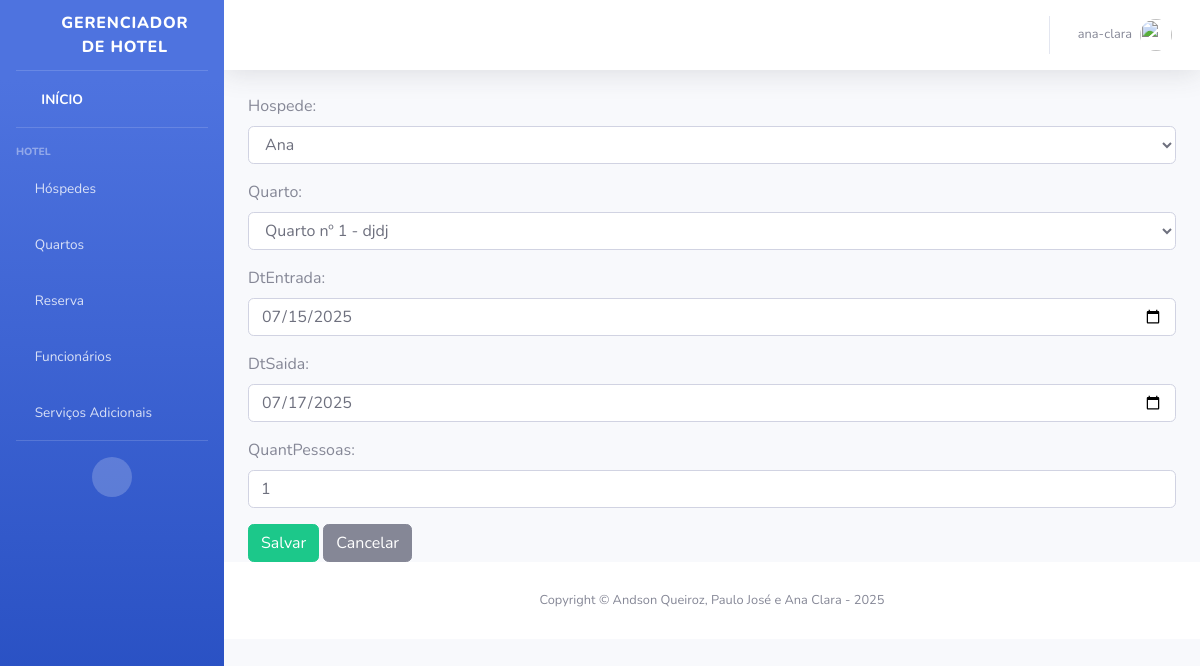
Page /editar-reserva/2 (signed in) on the committed database.
### reservas/models.py (models this page shows, shortened)
class Reserva(models.Model):
    hospede = models.ForeignKey(Hospede, to_field='cpf', on_delete=models.CASCADE)
    quarto = models.ForeignKey(Quarto, on_delete=models.CASCADE)
    dtEntrada = models.DateField()
    dtSaida = models.DateField()
    quantPessoas = models.PositiveIntegerField()
    valor_total = models.DecimalField(max_digits=8, decimal_places=2, blank=True, null=True)

### reservas/views.py (the view)
# urls.py: path('editar-reserva/<int:id>', views.editar_reserva, name='editar_reserva'),
@login_required
def editar_reserva(request, id):
    reserva = get_object_or_404(Reserva, id=id)
    form = ReservaForm(request.POST or None, instance=reserva)
    if form.is_valid():
        form.save()
        return redirect('listar_reservas')
    return render(request, 'reservas/form.html', {'form': form})

### reservas/forms.py
class ReservaForm(forms.ModelForm):
    class Meta:
        model = Reserva
        fields = ['hospede', 'quarto', 'dtEntrada', 'dtSaida', 'quantPessoas']
        widgets = {
            'hospede': forms.Select(attrs={'class': 'form-control'}),
            'quarto': forms.Select(attrs={'class': 'form-control'}),
            'dtEntrada': forms.DateInput(attrs={'type': 'date', 'class': 'form-control'}),
            'dtSaida': forms.DateInput(attrs={'type': 'date', 'class': 'form-control'}),
            'quantPessoas': forms.NumberInput(attrs={'class': 'form-control'}),
        }

### clientes/models.py (called while the page is built)
    def __str__(self):
        return self.nome

### quartos/models.py (called while the page is built)
    def __str__(self):
        return f"Quarto nº {self.numero} - {self.tipo}"

### templates/reservas/form.html (shortened to what this page needs)
{% extends 'base.html' %}
{% block content %}
<div class="container-fluid">
  <form method="post">
    {{ form.as_p }}
    <button type="submit" class="btn btn-success">Salvar</button>
    <a href="{% url 'listar_reservas' %}" class="btn btn-secondary">Cancelar</a>
  </form>
</div>
{% endblock %}

### templates/base.html (shortened to what this page needs)
<!DOCTYPE html>
<html lang="en">
{% load static %}
<head>
    <link href="{% static 'vendor/fontawesome-free/css/all.min.css' %}" rel="stylesheet" type="text/css">
    <link href="{% static 'css/sb-admin-2.min.css' %}" rel="stylesheet">
</head>
<body id="page-top d-flex flex-column min-vh-100">
    <div id="wrapper">
        <ul class="navbar-nav bg-gradient-primary sidebar sidebar-dark accordion" id="accordionSidebar">
            <a class="sidebar-brand d-flex align-items-center justify-content-center" href="index.html">
                <div class="sidebar-brand-icon rotate-n-15">
                    <i class="fas fa-laugh-wink"></i>
                </div>
                <div class="sidebar-brand-text mx-3">Gerenciador de HOTEL</div>
            </a>
            <hr class="sidebar-divider my-0">
            <li class="nav-item active">
                <a class="nav-link" href="{% url 'listar_tudo' %}">
                    <i class="fas fa-fw fa-tachometer-alt"></i>
                    <span>INÍCIO</span></a>
            </li>
            <hr class="sidebar-divider">
            <div class="sidebar-heading">
                Hotel
            </div>
            <li class="nav-item">
                <a class="nav-link collapsed" href="#" data-toggle="collapse" data-target="#collapseTwo"
                    aria-expanded="true" aria-controls="collapseTwo">
                    <i class="fas fa-suitcase-rolling"></i>
                    <span>Hóspedes</span>
                </a>
            </li>
            <li class="nav-item">
                <a class="nav-link collapsed" href="#" data-toggle="collapse" data-target="#collapseUtilities"
                    aria-expanded="true" aria-controls="collapseUtilities">
                    <i class="fas fa-bed"></i>
                    <span>Quartos</span>
                </a>
            </li>
            <li class="nav-item">
                <a class="nav-link collapsed" href="#" data-toggle="collapse" data-target="#collapseReserva"
                    aria-expanded="true" aria-controls="collapseReserva">
                    <i class="fas fa-hotel"></i>
                    <span>Reserva</span>
                </a>
            </li>
            <li class="nav-item">
                <a class="nav-link collapsed" href="#" data-toggle="collapse" data-target="#collapseFuncionarios"
                    aria-expanded="true" aria-controls="collapseFuncionarios">
                    <i class="fas fa-user-tie"></i>
                    <span>Funcionários</span>
                </a>
            </li>
             <li class="nav-item">
                <a class="nav-link collapsed" href="#" data-toggle="collapse" data-target="#collapseServicos"
                    aria-expanded="true" aria-controls="collapseServicos">
                    <i class="fas fa-concierge-bell"></i>
                    <span>Serviços Adicionais</span>
                </a>
            </li>
            <hr class="sidebar-divider d-none d-md-block">
            <div class="text-center d-none d-md-inline">
                <button class="rounded-circle border-0" id="sidebarToggle"></button>
            </div>
        </ul>
        <div id="content-wrapper" class="d-flex flex-column">
            <main id="content" class="flex-fill">
                <nav class="navbar navbar-expand navbar-light bg-white topbar mb-4 static-top shadow">
                    <ul class="navbar-nav ml-auto">
                        {% if user.is_authenticated %}
                        <li class="nav-item dropdown no-arrow">
                            <a class="nav-link dropdown-toggle" href="#" id="userDropdown" role="button"
                                data-toggle="dropdown" aria-haspopup="true" aria-expanded="false">
                                <span class="mr-2 d-none d-lg-inline text-gray-600 small">{{ user.username }}</span>
                                <img class="img-profile rounded-circle" src="{% static 'img/undraw_profile.svg' %}">
                            </a>
                        </li>
                    {% else %}
                        <li class="nav-item">
                            <a class="nav-link" href="{% url 'login' %}">Login</a>
                        </li>
                    {% endif %}
                    </ul>
                </nav>
                {% block content %}{% endblock %}
            <footer class="footer sticky-footer bg-white">
                <div class="container my-auto">
                    <div class="copyright text-center my-auto">
                        <span>Copyright &copy; Andson Queiroz, Paulo José e Ana Clara - 2025</span>
                    </div>
                </div>
            </footer>
        </div>
    </div>
</body>
</html>

### rows in the picture
Reserva: hospede "Ana", quarto "Quarto nº 1 - djdj", dtEntrada "07/15/2025", dtSaida "07/17/2025", quantPessoas "1"

### other values in the picture
{{ user.username }} "ana-clara"
